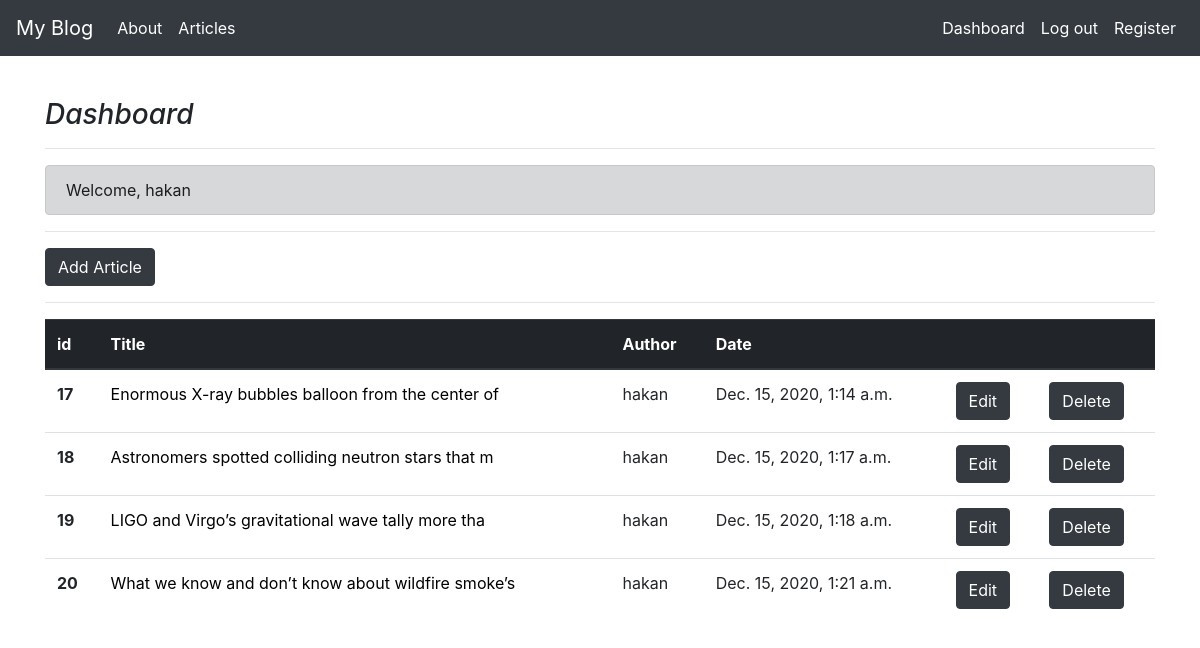
Screenshot of /articles/dashboard/ (signed in) with the database file from the repository.
### article/models.py (models this page shows, shortened)
class Article(models.Model):
    author = models.ForeignKey("auth.User",on_delete = models.CASCADE) #on_delete yazar silinirse makaleyide sil demek
    title = models.CharField(max_length=50)
    content = RichTextField()
    created_date = models.DateTimeField(auto_now_add=True) #biz zaman vermiyoruz veri eklendiği anki zamanı kendisi oto verir
    article_image = models.FileField(blank = True,null= True,verbose_name="Add image to article") #doluda olabilir boşta olabilir.

### article/views.py (the view)
# urls.py: path('dashboard/',views.dashboard,name = "dashboard"),
@login_required(login_url="user:login")
def dashboard(request):
    articles = Article.objects.filter(author = request.user) # sadece giriş yapmış kullanıcıların makalelerini almak için 'filter' metodunu kullandık
    context = {
        "articles" : articles
    }
    return render(request,"dashboard.html",context)

### templates/dashboard.html
{% extends "layout.html" %}
{% block body %}
<br>
<h3><i>Dashboard</i></h3>
<hr>
<p>
<div class="alert alert-dark" role="alert">
Welcome, {{request.user.username}}
</div>
</p>
<hr>
<a href="/articles/addarticle" class = "btn btn-dark">Add Article</a>
<hr>
{% if articles %}
<table class="table table-hover">
  <thead class="thead-dark">
    <tr>
      <th scope="col">id</th>
      <th scope="col">Title</th>
      <th scope="col">Author</th>
      <th scope="col">Date</th>
      <th scope="col"></th>
      <th scope="col"></th>
    </tr>
  </thead>
  <tbody>
      {% for article in articles %}
      <tr>
        <th scope="row">{{article.id}}</th>
        <td><a href="/articles/article/{{article.id}}" style="color:black">{{article.title}}</a></td>
        <td>{{article.author.username}}</td>
        <td>{{article.created_date}}</td>
        <td><a href="/articles/update/{{article.id}}" class="btn btn-dark">Edit</a></td>
        <td><a href="/articles/delete/{{article.id}}" class="btn btn-dark">Delete</a></td>
      </tr>
      {% endfor %}
  </tbody>
</table>
{% else %}
<div class = "alert alert-warning">There is no article in here yet.</div>
{% endif %}
{% endblock body %}

### rows the page displays
Article: id "17", title "Enormous X-ray bubbles balloon from the center of", author.username "hakan", created_date "Dec. 15, 2020, 1:14 a.m."
Article: id "18", title "Astronomers spotted colliding neutron stars that m", author.username "hakan", created_date "Dec. 15, 2020, 1:17 a.m."
Article: id "19", title "LIGO and Virgo’s gravitational wave tally more tha", author.username "hakan", created_date "Dec. 15, 2020, 1:18 a.m."
Article: id "20", title "What we know and don’t know about wildfire smoke’s", author.username "hakan", created_date "Dec. 15, 2020, 1:21 a.m."

### other values shown
{{ request.user.username }} "hakan"
